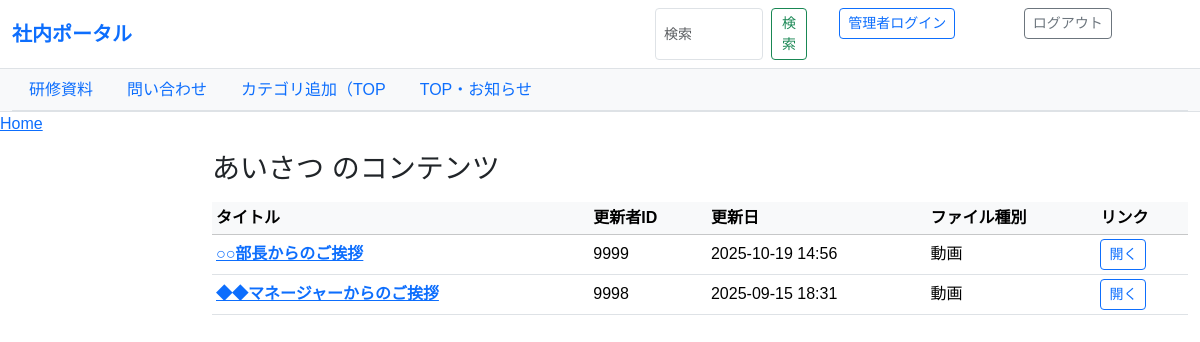
The page /contents/category/9/ on the database as committed earlier.
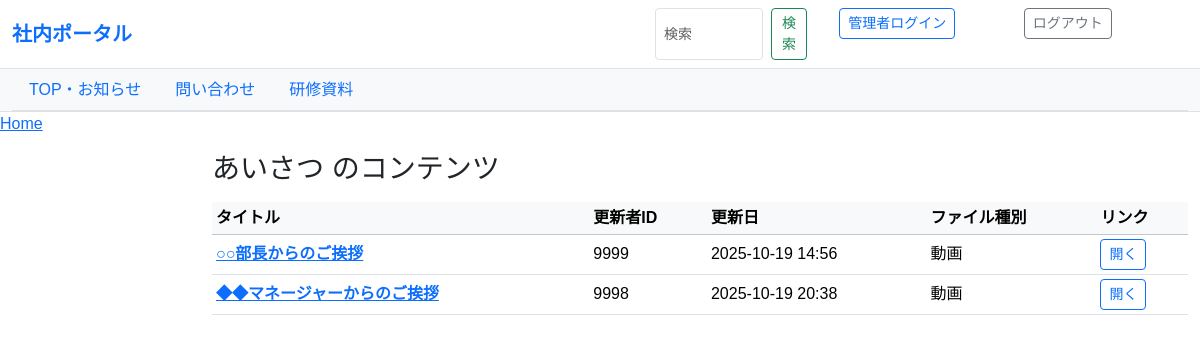
The same page on the database as committed later.
### share/models.py (models this page shows, shortened)
class Category(models.Model):
    id = models.AutoField(primary_key=True)
    name = models.CharField(
        verbose_name="カテゴリ名",
        max_length=100
    )
    parent_id = models.PositiveIntegerField(
        db_column="親カテゴリ",
        null=True, blank=True,
    )
    category_display_order_tabs = models.PositiveIntegerField(
        verbose_name="表示順(タブ)",
        null=True, blank=True,
    )
    category_display_order_leftmenues = models.PositiveIntegerField(
    verbose_name="表示順(左メニュー)",
    null=True, blank=True,
    )
    class Meta:
        db_table = "カテゴリ"
        verbose_name = "カテゴリ"
        verbose_name_plural = "カテゴリ"

class Content(models.Model):
    id = models.AutoField(primary_key=True)
    administrator = models.ForeignKey(
        Administrator,
        on_delete=models.CASCADE,
        db_column="管理者ID"
    )
    category = models.ForeignKey(
        Category,
        on_delete=models.CASCADE,
        db_column="カテゴリID"
    )
    contents_display_order = models.PositiveIntegerField(
        verbose_name="表示順(コンテンツ)",
        null=True, blank=True,
    )
    title = models.CharField(
        verbose_name="表示名称（タイトル）",
        max_length=200
    )
    description = models.TextField(
        verbose_name="概要説明",
        blank=True, null=True
    )
    updater_user_id = models.PositiveIntegerField(
        verbose_name="更新者ID",
    )
    updated_at = models.DateTimeField(
        verbose_name="更新日",
        auto_now=True
    )
    file_url = models.URLField(
        verbose_name="添付ファイル格納先URL",
        max_length=500,
        blank=True, null=True
    )
    file_type = models.CharField(
        verbose_name="ファイル種別",
        max_length=50
    )
    class Meta:
        db_table = "コンテンツ"
        verbose_name = "コンテンツ"
        verbose_name_plural = "コンテンツ"
    def __str__(self):
        return f"{self.id} {self.title}"

### share/views.py (the view)
# urls.py: path("contents/category/<int:category_id>/", views.contents_filtered_by_category, name="contents_filtered_by_category"),
def contents_filtered_by_category(request, category_id: int,):
    category = get_object_or_404(Category, id=category_id)
    contents_qs = (
        Content.objects
        .select_related("category")       # category.name をテンプレで使う前提
        .filter(category=category)
        .order_by("id") #表示順を追加
    )
    print("contents_qs=",contents_qs)
    template_name = "contents_filtered_by_category.html"
    return render(request, template_name, {
        "contents": contents_qs,     # 右側テーブル
        "category": category,
    })

### share/context_processors.py (called while the page is built)
def parent_categories(request):
    return {
        "parent_categories": Category.objects.filter(parent_id__isnull=True).order_by("category_display_order_tabs")
    }

def current_ids_processor(request):
    match = request.resolver_match
    if not match:
        return {}
    kwargs = match.kwargs
    return {
        "current_parent_id": kwargs.get("parent_id"),
        "current_category_id": kwargs.get("category_id"),
    }

### share/templates/contents_filtered_by_category.html (shortened to what this page needs)
{% extends "base.html" %}
{% block content %}
<h1 class="h3 mb-3">{{ category.name }} のコンテンツ</h1>
  <div class="table-responsive">
    <table class="table table-sm table-hover align-middle">
      <thead class="table-light">
        <tr>
          <th>タイトル</th>
          <th>更新者ID</th>
          <th>更新日</th>
          <th>ファイル種別</th>
          <th>リンク</th>
        </tr>
      </thead>
      <tbody>
        {% for c in contents %}
          <tr>
            <td>
              <a class="fw-semibold" href="{% url 'content_view' content_id=c.id %}">{{ c.title }}</a>
            </td>
            <td>{{ c.updater_user_id }}</td>
            <td>{{ c.updated_at|date:"Y-m-d H:i" }}</td>
            <td>{{ c.file_type }}</td>
            <td>
              {% if c.file_url %}
                <a class="btn btn-sm btn-outline-primary" href="{{ c.file_url }}" target="_blank" rel="noopener">開く</a>
              {% else %}
                <span class="text-muted">-</span>
              {% endif %}
            </td>
          </tr>
        {% empty %}
          <tr><td colspan="5" class="text-muted">コンテンツはありません</td></tr>
        {% endfor %}
      </tbody>
    </table>
  </div>
{% endblock %}

### share/templates/base.html (shortened to what this page needs)
<!DOCTYPE html>
<html lang="ja">
<head>
  <link href="https://cdn.jsdelivr.net/npm/bootstrap@5.3.3/dist/css/bootstrap.min.css" rel="stylesheet">
</head>
<body>
  <nav class="navbar navbar-expand-lg navbar-light bg-white border-bottom sticky-top">
    <div class="container-fluid d-flex justify-content-between align-items-center">
      <a class="navbar-brand fw-bold text-primary" href="{% url 'parent_contents_default' %}">社内ポータル</a>
        <div class="d-flex gap-2">
        <div class="container-fluid">
          <form class="d-flex" action="{% url 'search_results' %}" method="get">
            <input class="form-control form-control-sm me-2" type="search" name="q" placeholder="検索" aria-label="Search">
            <button class="btn btn-outline-success btn-sm" type="submit">検索</button>
          </form>
        </div>
        <div class="container-fluid">
          <form action="{% url 'login' %}" method="post">
            <input class="btn btn-outline-primary btn-sm" type="submit" value="管理者ログイン">
          </form>
        </div>
        <div class="container-fluid">
          <form action="{% url 'logout' %}" method="post">
            <input class="btn btn-outline-secondary btn-sm" type="submit" value="ログアウト">
          </form>
        </div>
      </div>
    </div>
  </nav>
  <div class="bg-light border-bottom">
    <div class="container-fluid">
      <ul class="nav nav-tabs">
        {% for cat in parent_categories %}
          <li class="nav-item">
            <a class="nav-link {% if parent and parent.id == cat.id %}active{% endif %}"
              href="{% url 'parent_contents' parent_id=cat.id %}">
              {{ cat.name }}
            </a>
          </li>
        {% empty %}
          <li class="nav-item text-muted small p-2">親カテゴリが未登録です</li>
        {% endfor %}
      </ul>
    </div>
  </div>
<nav aria-label="breadcrumb">
  <ol class="breadcrumb">
    <li class="breadcrumb-item"><a href={% url "parent_contents_default" %}>Home</a></li>
  </ol>
</nav>
  <main class="container-fluid my-3">
    <div class="row">
      <aside class="col-12 col-md-3 col-lg-2 mb-3">
      </aside>
      <section class="col-12 col-md-9 col-lg-10">
        {% block content %}{% endblock %}
      </section>
    </div>
  </main>
</body>
</html>

Rows that differ between the two databases and show on the page:
no longer on this page (row edited): Category: name "カテゴリ追加（TOP"
changed Category "TOP・お知らせ": moves up the list
changed Category "問い合わせ": moves down the list
changed Content "◆◆マネージャーからのご挨拶": updated_at "2025-09-15 18:31" → "2025-10-19 20:38"
